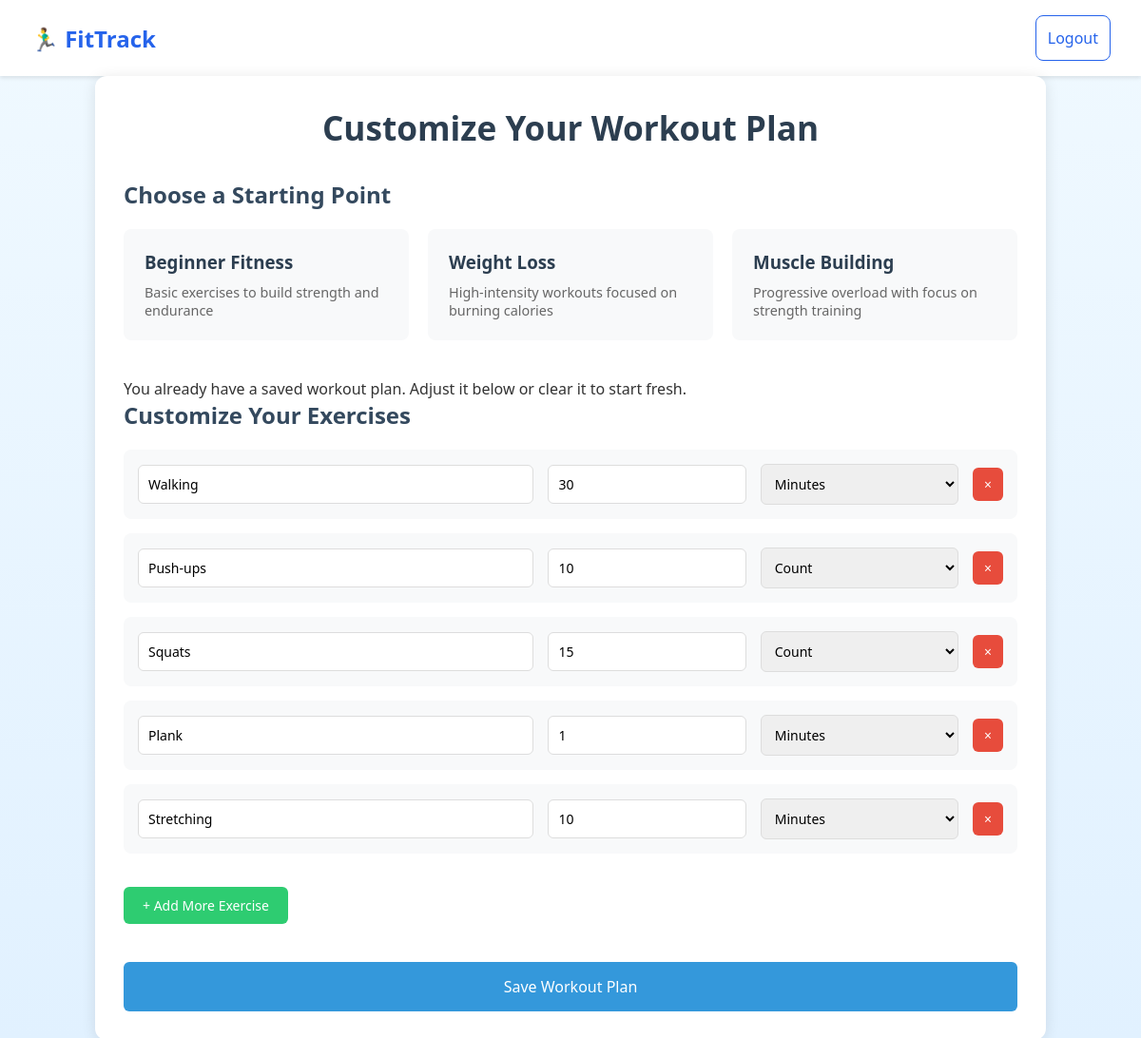
The page /fitness (signed in) on the database its author committed.
### fitapp/models.py (models this page shows, shortened)
class Exercise(models.Model):
    UNIT_CHOICES = [
        ('minutes', 'Minutes'),
        ('count', 'Count'),
    ]
    user = models.ForeignKey(User, on_delete=models.CASCADE, related_name='exercises', null= True)
    exercise_name = models.CharField(max_length=50)
    exercise_unit = models.CharField(max_length=10, choices=UNIT_CHOICES)
    exercise_target = models.IntegerField()
    preset_type = models.CharField(max_length=20, blank=False, null=True)  # Optional field to store the preset type
    completed = models.IntegerField(default=0)

### fitapp/views.py (the view, shortened to what this page needs)
# urls.py: path('fitness', views.fitness, name='fitness'),
def fitness(request):
    if not request.user.is_authenticated:
        messages.warning(request, 'Please log in to create your workout plan')
        return redirect('login')
    saved_exercises = Exercise.objects.filter(user=request.user)
    if not saved_exercises.exists():
        default_preset = [
            {'exercise_name': '', 'exercise_target': '', 'exercise_unit': 'minutes'}
        ]
        return render(request, 'fitness.html', {'default_preset': default_preset})
    return render(request, 'fitness.html', {'saved_exercises': saved_exercises})

### templates/fitness.html (shortened to what this page needs)
{% load static  %}
<!DOCTYPE html>
<html lang="en">
<head>
    <link rel="stylesheet" href="{% static 'style.css' %}">
</head>
<body>
    <nav class="navbar">
        <div class="nav-content">
            <div class="logo">
                🏃‍♂️ FitTrack
            </div>
            <div class="nav-buttons">
                {%if user.is_authenticated%}
                <a href="{% url 'logout'%}" class="btn btn-outline">Logout</a>
                {%else%}
                <a href="{% url 'login'%}" class="btn btn-outline">Login</a>
                <a href="{% url 'register'%}" class="btn btn-primary">Register</a>
                {%endif%}
            </div>
        </div>
    </nav>
    <div class="container">
        <h1 class="page-title">Customize Your Workout Plan</h1>
        <form id="workoutForm" method="POST">
            <div class="form-section">
                <h2 class="section-title">Choose a Starting Point</h2>
                <div class="workout-presets">
                    <div class="preset-card {% if saved_exercises %}disabled{% endif %}" data-preset="beginner">
                        <h3>Beginner Fitness</h3>
                        <p>Basic exercises to build strength and endurance</p>
                    </div>
                    <div class="preset-card {% if saved_exercises %}disabled{% endif %}" data-preset="weight-loss">
                        <h3>Weight Loss</h3>
                        <p>High-intensity workouts focused on burning calories</p>
                    </div>
                    <div class="preset-card {% if saved_exercises %}disabled{% endif %}" data-preset="muscle">
                        <h3>Muscle Building</h3>
                        <p>Progressive overload with focus on strength training</p>
                    </div>
                </div>
                {% if saved_exercises %}
                    <p class="notice">You already have a saved workout plan. Adjust it below or clear it to start fresh.</p>
                {% endif %}
            </div>
            <div class="form-section">
                <h2 class="section-title">Customize Your Exercises</h2>
                <div id="exerciseContainer">
                    {% if saved_exercises %}
                        {% for exercise in saved_exercises %}
                            <div class="exercise-entry">
                                <input type="text" name="exercise_name[]" value="{{ exercise.exercise_name }}" required>
                                <input type="number" name="exercise_target[]" value="{{ exercise.exercise_target }}" required min="1">
                                <select name="exercise_unit[]">
                                    <option value="minutes" {% if exercise.exercise_unit == "minutes" %}selected{% endif %}>Minutes</option>
                                    <option value="count" {% if exercise.exercise_unit == "count" %}selected{% endif %}>Count</option>
                                </select>
                                <button type="button" class="remove-btn" onclick="this.parentElement.remove()">×</button>
                            </div>
                        {% endfor %}
                    {% endif %}
                </div>
                <button type="button" class="add-btn" id="addExercise">+ Add More Exercise</button>
            </div>
            <button type="submit" class="submit-btn">Save Workout Plan</button>
        </form>
    </div>
</body>
</html>

### static/style.css (style rules this page uses)
* { margin: 0; padding: 0; box-sizing: border-box; font-family: 'Segoe UI', Tahoma, Geneva, Verdana, sans-serif; text-decoration: none; }
body { background: linear-gradient(to bottom, #f0f9ff, #e1f1ff); min-height: 100vh; }
.navbar { background: white; padding: 1rem 2rem; box-shadow: 0 2px 4px rgba(0,0,0,0.1); }
.nav-content { max-width: 1200px; margin: 0 auto; display: flex; justify-content: space-between; align-items: center; }
.logo { display: flex; align-items: center; gap: 0.5rem; font-size: 1.5rem; font-weight: bold; color: #2563eb; }
.nav-buttons { display: flex; gap: 1rem; }
.btn { padding: 0.5rem 1.5rem; border-radius: 0.375rem; font-weight: 500; cursor: pointer; transition: all 0.3s ease; }
.btn-outline { border: 1px solid #2563eb; background: transparent; color: #2563eb; }
.btn { width: 100%; padding: 0.75rem; border-radius: 0.5rem; font-weight: 500; cursor: pointer; transition: all 0.3s ease; font-size: 1rem; }

### templates/fitness.html (style rules this page uses)
* { box-sizing: border-box; margin: 0; padding: 0; }
body { font-family: 'Arial', sans-serif; background-color: #f5f5f5; color: #333; }
.container { max-width: 1000px; margin: 0 auto; background-color: white; padding: 30px; border-radius: 12px; box-shadow: 0 2px 15px rgba(0,0,0,0.1); }
.page-title { text-align: center; color: #2c3e50; margin-bottom: 30px; font-size: 2.2em; }
.section-title { color: #34495e; margin-bottom: 20px; font-size: 1.5em; }
.workout-presets { display: grid; grid-template-columns: repeat(auto-fit, minmax(250px, 1fr)); gap: 20px; margin-bottom: 40px; }
.preset-card { background-color: #f8f9fa; padding: 20px; border-radius: 8px; border: 2px solid transparent; cursor: pointer; transition: all 0.3s ease; }
.preset-card h3 { color: #2c3e50; margin-bottom: 10px; }
.preset-card p { color: #666; font-size: 0.9em; }
.exercise-entry { display: grid; grid-template-columns: 2fr 1fr 1fr auto; gap: 15px; align-items: center; padding: 15px; background-color: #f8f9fa; border-radius: 8px; margin-bottom: 15px; }
input, select { padding: 10px; border: 1px solid #ddd; border-radius: 6px; font-size: 14px; width: 100%; }
.add-btn, .submit-btn, .remove-btn { padding: 10px 20px; border: none; border-radius: 6px; cursor: pointer; font-size: 14px; transition: all 0.3s ease; }
.add-btn { background-color: #2ecc71; color: white; width: auto; margin: 20px 0; }
.submit-btn { background-color: #3498db; color: white; width: 100%; padding: 15px; font-size: 16px; margin-top: 20px; }
.remove-btn { background-color: #e74c3c; color: white; padding: 8px 12px; }

### rows shown on the page
Exercise: exercise_name "Walking", exercise_target "30", exercise_unit "Minutes"
Exercise: exercise_name "Push-ups", exercise_target "10", exercise_unit "Count"
Exercise: exercise_name "Squats", exercise_target "15", exercise_unit "Count"
Exercise: exercise_name "Plank", exercise_target "1", exercise_unit "Minutes"
Exercise: exercise_name "Stretching", exercise_target "10", exercise_unit "Minutes"
